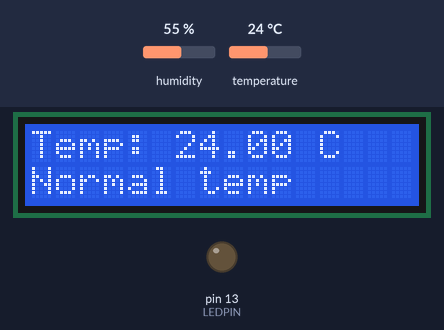
Recording of a sketch running on a simulated Arduino Uno, built with avr-gcc and run on an emulated ATmega328P. Shown: 16×2 character LCD, output pins drawn as LEDs (lit = HIGH). Inputs (shaded band) come from the test bench; at power-on: temperature 24 °C, humidity 55 %. What the sketch prints to the serial monitor is not drawn.

Above: at 1.2 s.
1.3 s: temperature set to 28 °C
At 3.5 s:
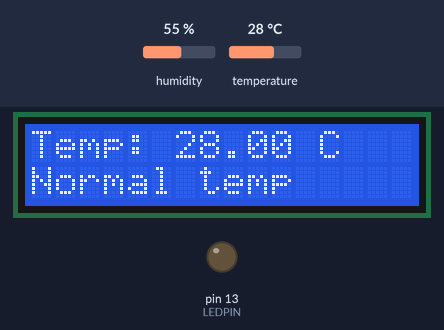
4.0 s: temperature set to 31 °C
At 5.0 s:
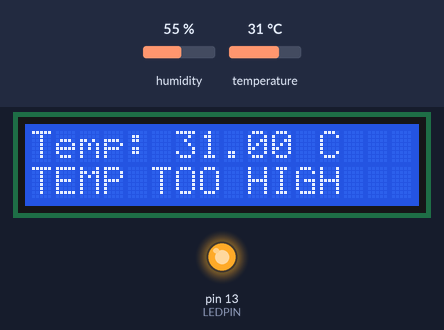
6.7 s: temperature set to 12 °C
At 9.3 s:
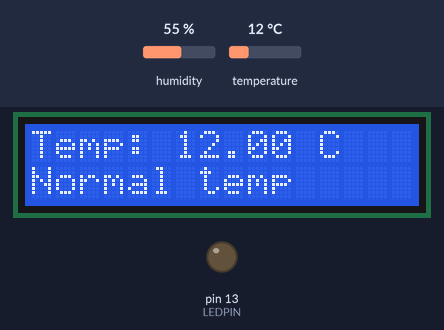
Timing chart, 0 to 10.8 s (numbered marks = the images above; inputs shaded):
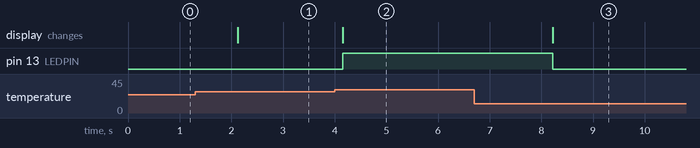

Measured:
- the behaviour switches between 29 and 30 °C on temperature (found by bisection; images 1 and 2)
- after the input at 1.3 s, the display: changes after 0.82 s (image 1)
- after the input at 4.0 s, pin 13 (LEDPIN): LOW → HIGH after 0.15 s; the display: changes after 0.15 s (image 2)
- after the input at 6.7 s, pin 13 (LEDPIN): HIGH → LOW after 1.5 s; the display: changes after 1.5 s (image 3)

The sketch:

Temperature_Warning_System.ino
```cpp
#include <DHT.h>           // DHT sensor library
#include <LiquidCrystal.h> // 16x2 LCD library

#define DHTPIN 2        // DHT11 data pin
#define DHTTYPE DHT11   // sensor type
#define LEDPIN 13       // warning LED utput pin

LiquidCrystal lcd(7, 8, 9, 10, 11, 12); // RS, E, D4, D5, D6, D7, LCD pin allocation

DHT dht(DHTPIN, DHTTYPE); // create DHT11 sensor

void setup() {
  dht.begin(); // initialise the DHT11 sensor

  Serial.begin(9600); // serial monitor for testing

  pinMode(LEDPIN, OUTPUT); // sets warning LED pin as an output

  lcd.begin(16, 2); // initialise the 16-column, 2-row LCD
}

void loop() {
 float temperature = dht.readTemperature(); // read temperature in degrees Celcius

 if (isnan(temperature)) {  // if the value given by the DHT11 is an invalid reading
  Serial.println("ERROR: Failed to read from DHT11");

  lcd.setCursor(0, 0);
  lcd.print("Sensor error       ");

  lcd.setCursor(0, 1);
  lcd.print("Check DHT11        ");

  digitalWrite(LEDPIN, HIGH);  // LED on for faulty DHT11 reading
  delay(2000);
  return;
 }

 Serial.println(temperature);

 lcd.setCursor(0, 0);
 lcd.print("Temp: ");
 lcd.print(temperature);
 lcd.print(" C");

  if (temperature >= 29.8){    // temporary threshold for testing
    lcd.setCursor(0, 1);
    lcd.print("TEMP TOO HIGH");
    Serial.println("WARNING TEMP TOO HIGH");
    digitalWrite(LEDPIN, HIGH);
  }
  else {
    lcd.setCursor(0, 1);
    lcd.print("Normal temp  ");
    digitalWrite(LEDPIN, LOW);
  }
  delay(1000); // wait 1 second before taking the next sensor reading
}
```
